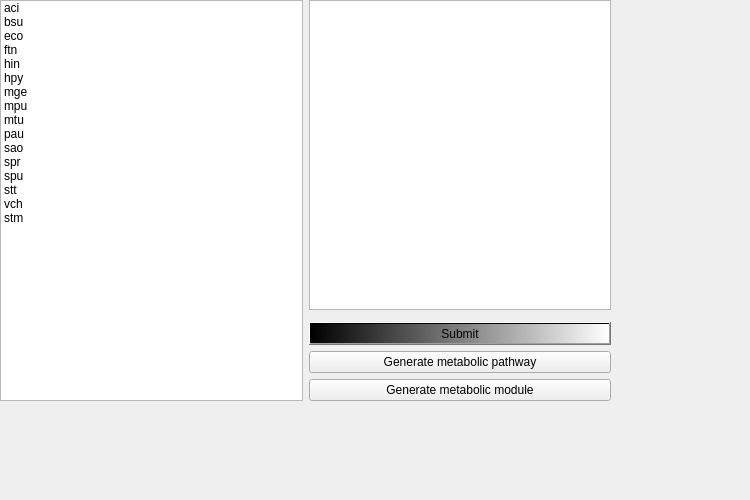
<?xml version="1.0" encoding="UTF-8"?>
<ui version="4.0">
 <class>Select</class>
 <widget class="QWidget" name="Select">
  <property name="geometry">
   <rect>
    <x>0</x>
    <y>0</y>
    <width>750</width>
    <height>500</height>
   </rect>
  </property>
  <property name="windowTitle">
   <string>Oganisms Selector</string>
  </property>
  <widget class="QWidget" name="layoutWidget">
   <property name="geometry">
    <rect>
     <x>0</x>
     <y>0</y>
     <width>611</width>
     <height>401</height>
    </rect>
   </property>
   <layout class="QGridLayout" name="selectUILayout">
    <item row="0" column="1">
     <widget class="QListWidget" name="selected"/>
    </item>
    <item row="3" column="1">
     <widget class="QPushButton" name="pwBtn">
      <property name="text">
       <string>Generate metabolic pathway</string>
      </property>
     </widget>
    </item>
    <item row="2" column="1">
     <widget class="QPushButton" name="submit">
      <property name="styleSheet">
       <string notr="true">background-color: qlineargradient(spread:pad, x1:0, y1:0, x2:1, y2:0, stop:0 rgba(0, 0, 0, 255), stop:1 rgba(255, 255, 255, 255));
alternate-background-color: rgb(255, 21, 52);
border-color: rgb(255, 12, 28);</string>
      </property>
      <property name="text">
       <string>Submit</string>
      </property>
     </widget>
    </item>
    <item row="4" column="1">
     <widget class="QPushButton" name="mdBtn">
      <property name="text">
       <string>Generate metabolic module</string>
      </property>
     </widget>
    </item>
    <item row="0" column="0" rowspan="5">
     <widget class="QListWidget" name="notselected">
      <item>
       <property name="text">
        <string>aci</string>
       </property>
      </item>
      <item>
       <property name="text">
        <string>bsu</string>
       </property>
      </item>
      <item>
       <property name="text">
        <string>eco</string>
       </property>
      </item>
      <item>
       <property name="text">
        <string>ftn</string>
       </property>
      </item>
      <item>
       <property name="text">
        <string>hin</string>
       </property>
      </item>
      <item>
       <property name="text">
        <string>hpy</string>
       </property>
      </item>
      <item>
       <property name="text">
        <string>mge</string>
       </property>
      </item>
      <item>
       <property name="text">
        <string>mpu</string>
       </property>
      </item>
      <item>
       <property name="text">
        <string>mtu</string>
       </property>
      </item>
      <item>
       <property name="text">
        <string>pau</string>
       </property>
      </item>
      <item>
       <property name="text">
        <string>sao</string>
       </property>
      </item>
      <item>
       <property name="text">
        <string>spr</string>
       </property>
      </item>
      <item>
       <property name="text">
        <string>spu</string>
       </property>
      </item>
      <item>
       <property name="text">
        <string>stt</string>
       </property>
      </item>
      <item>
       <property name="text">
        <string>vch</string>
       </property>
      </item>
      <item>
       <property name="text">
        <string>stm</string>
       </property>
      </item>
     </widget>
    </item>
   </layout>
  </widget>
 </widget>
 <resources/>
 <connections/>
</ui>
